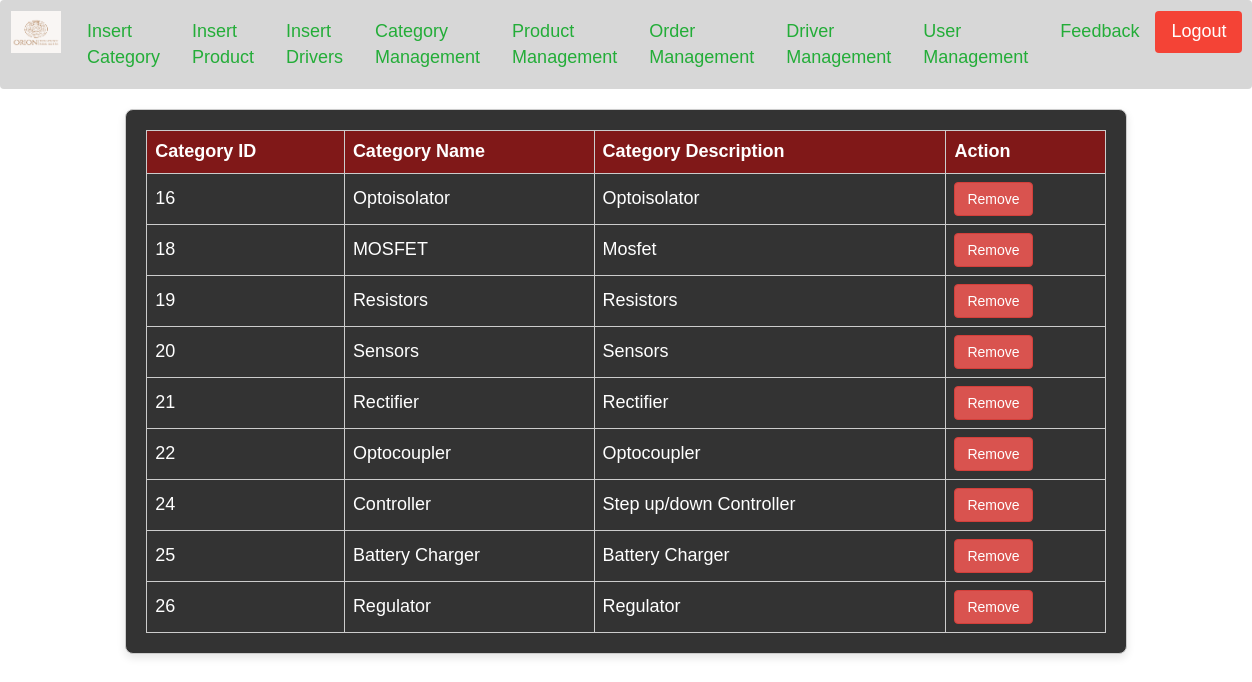
Page /admin/category_management.php on the committed database.
### tables this page shows
CREATE TABLE `categories` (
  `id` int(11) NOT NULL,
  `name` varchar(255) NOT NULL,
  `description` text DEFAULT NULL,
  `created_at` timestamp NOT NULL DEFAULT current_timestamp()
);

### admin/category_management.php (the view, shortened to what this page needs)
<!DOCTYPE html>
<html lang="en">
<head>
    <link rel="stylesheet" href="https://maxcdn.bootstrapcdn.com/bootstrap/3.4.1/css/bootstrap.min.css">
    <link rel="stylesheet" href="CSS/category_management.css">
</head>
<body>
  <div>
  <?php require_once("nav.php");?>
  </div>
<div class="container">
    <table>
        <tr>
            <th>Category ID</th>
            <th>Category Name</th>
            <th>Category Description</th>
            <th>Action</th>
        </tr>
        <?php
        require_once("../config.php");
        $query = "SELECT * FROM categories";
        $query_run = mysqli_query($conn, $query);
        if(mysqli_num_rows($query_run) > 0) {
            foreach($query_run as $items) {
                ?>
        <tr>
            <td><?= $items['id']; ?></td>
            <td><?= $items['name']; ?></td>
            <td><?= $items['description']; ?></td>
            <td>
                <form action="remove_item.php" method="post">
                   <button type="submit" class="btn btn-danger">Remove</button>
                </form>
            </td>
        </tr>
        <?php
            }
        } else {
        }
        ?>
    </table>
</div>
</body>
</html>

### admin/CSS/category_management.css (style rules this page uses)
body { margin: 0; padding: 0; font-family: Arial, sans-serif; font-size: large; background-image: url("img/all.jpg"); background-size: cover; background-position: center; background-repeat: no-repeat; position: relative; height: 100vh; }
.container { width: 80%; padding: 20px; border: 1px solid #ccc; border-radius: 8px; box-shadow: 0 4px 8px rgba(0, 0, 0, 0.1); color: white; background-color: #333; }
table { width: 100%; border-collapse: collapse; border: 1px solid #ccc; }
th, td { padding: 8px; border: 1px solid #ccc; }
th { background-color: #801818; }

### rows in the picture
categories: id "16", name "Optoisolator", description "Optoisolator"
categories: id "18", name "MOSFET", description "Mosfet"
categories: id "19", name "Resistors", description "Resistors"
categories: id "20", name "Sensors", description "Sensors"
categories: id "21", name "Rectifier", description "Rectifier"
categories: id "22", name "Optocoupler", description "Optocoupler"
categories: id "24", name "Controller", description "Step up/down Controller"
categories: id "25", name "Battery Charger", description "Battery Charger"
categories: id "26", name "Regulator", description "Regulator"
